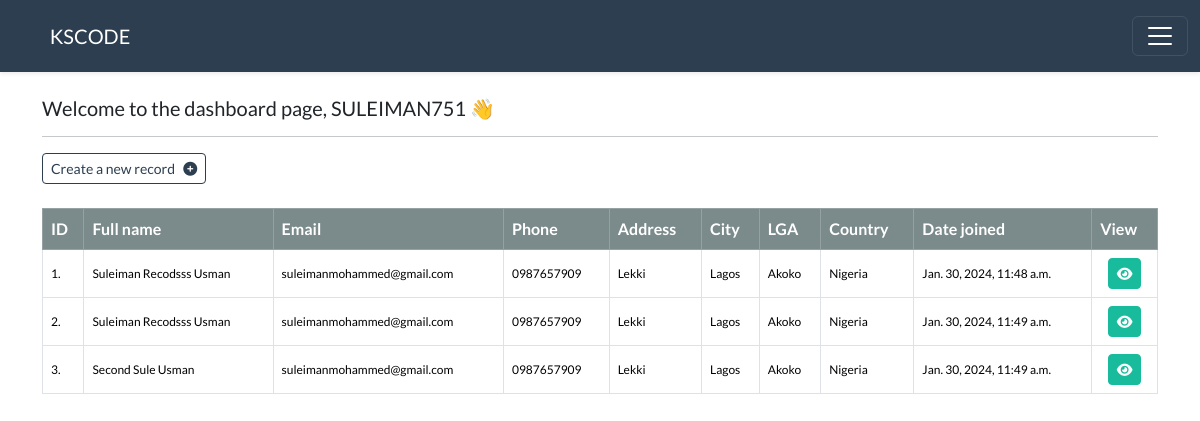
/dashboard (signed in), run on the app's committed database.
### account/models.py (models this page shows, shortened)
class Account(AbstractBaseUser):
    id = models.UUIDField(primary_key=True, default=uuid.uuid4, editable=False)
    email = models.EmailField(verbose_name='email', max_length=60, unique=True)
    email_slug = models.SlugField(blank=True, null=True)
    username = models.CharField(verbose_name='username', max_length=30, unique=True)
    date_joined = models.DateTimeField(verbose_name='date joined', auto_now_add=True)
    objects = MyAccountManager()
    USERNAME_FIELD = 'email'
    REQUIRED_FIELDS = ['username']
    is_admin = models.BooleanField(default = False)
    is_staff = models.BooleanField(default = False)
    is_active = models.BooleanField(default = True)
    is_superuser = models.BooleanField(default = False)
    def __str__(self):
        return self.username

### crmapp/models.py (models this page shows, shortened)
class Record(models.Model):
    GENDER_CHOICES = (
        ('M', 'Male'),
        ('F', 'Female'),
        ('O', 'Others'),
    )
    creation_date = models.DateTimeField(auto_now_add=True)
    first_name = models.CharField(max_length=50)
    last_name = models.CharField(max_length=50)
    email = models.EmailField(max_length=100)
    phone = models.CharField(max_length=20)
    address = models.CharField(max_length=300)
    city = models.CharField(max_length=255)
    lga = models.CharField(max_length=255)
    country = models.CharField(max_length=125)
    gender = models.CharField(max_length=1, choices=GENDER_CHOICES, default='M')
    user = models.ForeignKey(settings.AUTH_USER_MODEL, on_delete=models.CASCADE)

### crmapp/views.py (the view)
# urls.py: path('dashboard', v.dashboard, name='dashboard'),
@login_required(login_url='account:my_login')
def dashboard(request):
    context = {}
    user = request.user
    value = 0
    context['value'] = value
    my_records = Record.objects.filter(user=user)
    context['records'] = my_records
    if not my_records:
        my_records = None
    return render(request, 'crmapp/dashboard.html', context=context)

### crmapp/templates/crmapp/dashboard.html (shortened to what this page needs)
{% extends 'base.html' %}
{% block content %}
    <div class="container">
        <h5>Welcome to the dashboard page, {{user|upper}} 👋</h5>
        <hr>
        <a href="{% url 'create_record' user_id=request.user.id %}" class="btn btn-outline-primary btn-sm">
            Create a new record &nbsp; <i class="fa fa-plus-circle" aria-hidden="true"></i>
        </a>
        <br> <br>
        {% if records %}
        <div class="table-responsive">
            <table class="table table-hover table-bordered">
                <thead class="table-dark">
                    <tr>
                        <th scope="col">ID</th>
                        <th scope="col">Full name</th>
                        <th scope="col">Email</th>
                        <th scope="col">Phone</th>
                        <th scope="col">Address</th>
                        <th scope="col">City</th>
                        <th scope="col">LGA</th>
                        <th scope="col">Country</th>
                        <th scope="col">Date joined</th>
                        <th scope="col">View</th>
                    </tr>
                </thead>
                <tbody>
                    {% for record in records %}
                    <tr>
                        <td>{{ forloop.counter }}.</td>
                        <td>{{ record.first_name }} {{ record.last_name }} </td>
                        <td>{{ record.email }}</td>
                        <td>{{ record.phone }}</td>
                        <td>{{ record.address }}</td>
                        <td>{{ record.city }}</td>
                        <td>{{ record.lga }}</td>
                        <td>{{ record.country }}</td>
                        <td>{{ record.creation_date }}</td>
                        <td id="view"> <a class="btn btn-success btn-sm" href="record/{{record.id}}"> <i class="fa fa-eye"></i> </a>
                        </td>
                    </tr>
                    {% endfor %}
                </tbody>
            </table>
        </div>
        {% else %}
        <div class="alert alert-warning mt-2" role="alert">
            You don't have a record yet. Create one now!
        </div>
        {% endif %}
    </div>
{% endblock %}

### templates/base.html (shortened to what this page needs)
{% load static %}
<!DOCTYPE html>
<html lang="en">
<head>
    <link rel="stylesheet" type="text/css" href="{% static 'css/bootstrap.min.css' %}">
    <link rel="stylesheet" type="text/css" href="{% static 'css/style.css' %}">
    <link rel="stylesheet" href="https://cdnjs.cloudflare.com/ajax/libs/font-awesome/6.5.1/css/all.min.css"/>
</head>
<body class="shadow-sm">
    <header>
        {% include 'navbar.html'%}
    </header>
    <main>
        <div class="container-fluid">
            <br>
            {% block content %}
            {% endblock %}
        </div>
    </main>
</body>
</html>

### templates/navbar.html (shortened to what this page needs)
<nav class="navbar shadow-sm navbar-dark bg-primary justify-content-center">
    <div class="container-fluid">
        <a class="navbar-brand main-heading" href="{% url 'home' %}">
            &nbsp; KSCODE
        </a>
        <button class="navbar-toggler" type="button" data-toggle="collapse" data-target="#navbarNavDropdown"
            aria-controls="navbarNavDropdown" aria-expanded="false" aria-label="Toggle navigation">
            <span class="navbar-toggler-icon"></span>
        </button>
    </div>
</nav>

### static/css/style.css (style rules this page uses)
* { padding: 0; margin: 0; box-sizing: border-box; }
body { width: 100%; max-width: 1440px; margin: 0 auto; }
.navbar { width: 100%; padding-left: 30px; }
main { min-height: 100vh; width: 100%; }
.container { width: 100%; }
td { font-size: .75rem; vertical-align: middle; }
#view { text-align: center; }
*, *:after, *:before { box-sizing: border-box; }

### data on the page
Account: username "SULEIMAN751"
Record: first_name "Suleiman Recodsss", last_name "Usman", email "suleimanmohammed@gmail.com", phone "0987657909", address "Lekki", city "Lagos", lga "Akoko", country "Nigeria", creation_date "Jan. 30, 2024, 11:48 a.m."
Record: first_name "Suleiman Recodsss", last_name "Usman", email "suleimanmohammed@gmail.com", phone "0987657909", address "Lekki", city "Lagos", lga "Akoko", country "Nigeria", creation_date "Jan. 30, 2024, 11:49 a.m."
Record: first_name "Second Sule", last_name "Usman", email "suleimanmohammed@gmail.com", phone "0987657909", address "Lekki", city "Lagos", lga "Akoko", country "Nigeria", creation_date "Jan. 30, 2024, 11:49 a.m."
